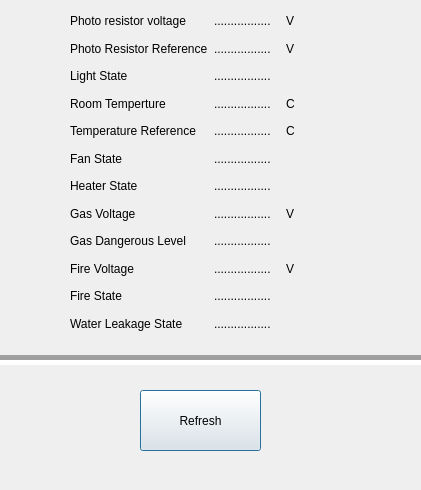
<?xml version="1.0" encoding="UTF-8"?>
<ui version="4.0">
 <class>ReadWindow</class>
 <widget class="QDialog" name="ReadWindow">
  <property name="enabled">
   <bool>true</bool>
  </property>
  <property name="geometry">
   <rect>
    <x>0</x>
    <y>0</y>
    <width>421</width>
    <height>490</height>
   </rect>
  </property>
  <property name="windowTitle">
   <string>Read Window[Room1]</string>
  </property>
  <widget class="QPushButton" name="pushButton_refresh">
   <property name="enabled">
    <bool>true</bool>
   </property>
   <property name="geometry">
    <rect>
     <x>140</x>
     <y>390</y>
     <width>121</width>
     <height>61</height>
    </rect>
   </property>
   <property name="text">
    <string>Refresh</string>
   </property>
  </widget>
  <widget class="Line" name="line">
   <property name="geometry">
    <rect>
     <x>-10</x>
     <y>350</y>
     <width>441</width>
     <height>20</height>
    </rect>
   </property>
   <property name="lineWidth">
    <number>5</number>
   </property>
   <property name="midLineWidth">
    <number>0</number>
   </property>
   <property name="orientation">
    <enum>Qt::Horizontal</enum>
   </property>
  </widget>
  <widget class="QWidget" name="layoutWidget">
   <property name="geometry">
    <rect>
     <x>70</x>
     <y>10</y>
     <width>282</width>
     <height>324</height>
    </rect>
   </property>
   <layout class="QHBoxLayout" name="horizontalLayout_3">
    <item>
     <layout class="QVBoxLayout" name="verticalLayout">
      <item>
       <widget class="QLabel" name="label">
        <property name="text">
         <string>Photo resistor voltage</string>
        </property>
       </widget>
      </item>
      <item>
       <widget class="QLabel" name="label_2">
        <property name="text">
         <string>Photo Resistor Reference</string>
        </property>
       </widget>
      </item>
      <item>
       <widget class="QLabel" name="label_3">
        <property name="text">
         <string>Light State</string>
        </property>
       </widget>
      </item>
      <item>
       <widget class="QLabel" name="label_4">
        <property name="text">
         <string>Room Temperture</string>
        </property>
       </widget>
      </item>
      <item>
       <widget class="QLabel" name="label_5">
        <property name="text">
         <string>Temperature Reference</string>
        </property>
       </widget>
      </item>
      <item>
       <widget class="QLabel" name="label_6">
        <property name="text">
         <string>Fan State</string>
        </property>
       </widget>
      </item>
      <item>
       <widget class="QLabel" name="label_7">
        <property name="text">
         <string>Heater State</string>
        </property>
       </widget>
      </item>
      <item>
       <widget class="QLabel" name="label_8">
        <property name="text">
         <string>Gas Voltage</string>
        </property>
       </widget>
      </item>
      <item>
       <widget class="QLabel" name="label_9">
        <property name="text">
         <string>Gas Dangerous Level</string>
        </property>
       </widget>
      </item>
      <item>
       <widget class="QLabel" name="label_10">
        <property name="text">
         <string>Fire Voltage</string>
        </property>
       </widget>
      </item>
      <item>
       <widget class="QLabel" name="label_11">
        <property name="text">
         <string>Fire State</string>
        </property>
       </widget>
      </item>
      <item>
       <widget class="QLabel" name="label_35">
        <property name="text">
         <string>Water Leakage State</string>
        </property>
       </widget>
      </item>
     </layout>
    </item>
    <item>
     <layout class="QHBoxLayout" name="horizontalLayout_2">
      <item>
       <layout class="QVBoxLayout" name="verticalLayout_2">
        <item>
         <widget class="QLabel" name="label_photo_resistor_volt">
          <property name="text">
           <string>.................</string>
          </property>
         </widget>
        </item>
        <item>
         <widget class="QLabel" name="label_photo_resistor_ref">
          <property name="text">
           <string>.................</string>
          </property>
         </widget>
        </item>
        <item>
         <widget class="QLabel" name="label_light_state">
          <property name="text">
           <string>.................</string>
          </property>
         </widget>
        </item>
        <item>
         <widget class="QLabel" name="label_room_temp">
          <property name="text">
           <string>.................</string>
          </property>
         </widget>
        </item>
        <item>
         <widget class="QLabel" name="label_temp_ref">
          <property name="text">
           <string>.................</string>
          </property>
         </widget>
        </item>
        <item>
         <widget class="QLabel" name="label_fan_state">
          <property name="text">
           <string>.................</string>
          </property>
         </widget>
        </item>
        <item>
         <widget class="QLabel" name="label_heater_state">
          <property name="text">
           <string>.................</string>
          </property>
         </widget>
        </item>
        <item>
         <widget class="QLabel" name="label_gas_volt">
          <property name="text">
           <string>.................</string>
          </property>
         </widget>
        </item>
        <item>
         <widget class="QLabel" name="label_gas_danger_level">
          <property name="text">
           <string>.................</string>
          </property>
         </widget>
        </item>
        <item>
         <widget class="QLabel" name="label_fire_volt">
          <property name="text">
           <string>.................</string>
          </property>
         </widget>
        </item>
        <item>
         <widget class="QLabel" name="label_fire_state">
          <property name="text">
           <string>.................</string>
          </property>
         </widget>
        </item>
        <item>
         <widget class="QLabel" name="label_water_state">
          <property name="text">
           <string>.................</string>
          </property>
         </widget>
        </item>
       </layout>
      </item>
      <item>
       <layout class="QVBoxLayout" name="verticalLayout_3">
        <item>
         <widget class="QLabel" name="label_39">
          <property name="text">
           <string>V</string>
          </property>
         </widget>
        </item>
        <item>
         <widget class="QLabel" name="label_27">
          <property name="text">
           <string>V</string>
          </property>
         </widget>
        </item>
        <item>
         <widget class="QLabel" name="label_28">
          <property name="text">
           <string/>
          </property>
         </widget>
        </item>
        <item>
         <widget class="QLabel" name="label_30">
          <property name="text">
           <string>C</string>
          </property>
         </widget>
        </item>
        <item>
         <widget class="QLabel" name="label_29">
          <property name="text">
           <string>C</string>
          </property>
         </widget>
        </item>
        <item>
         <widget class="QLabel" name="label_23">
          <property name="text">
           <string/>
          </property>
         </widget>
        </item>
        <item>
         <widget class="QLabel" name="label_33">
          <property name="text">
           <string/>
          </property>
         </widget>
        </item>
        <item>
         <widget class="QLabel" name="label_v_gas">
          <property name="text">
           <string>V</string>
          </property>
         </widget>
        </item>
        <item>
         <widget class="QLabel" name="label_25">
          <property name="text">
           <string/>
          </property>
         </widget>
        </item>
        <item>
         <widget class="QLabel" name="label_26">
          <property name="text">
           <string>V</string>
          </property>
         </widget>
        </item>
        <item>
         <widget class="QLabel" name="label_34">
          <property name="text">
           <string/>
          </property>
         </widget>
        </item>
        <item>
         <widget class="QLabel" name="label_40">
          <property name="text">
           <string/>
          </property>
         </widget>
        </item>
       </layout>
      </item>
     </layout>
    </item>
   </layout>
  </widget>
 </widget>
 <resources/>
 <connections/>
</ui>
